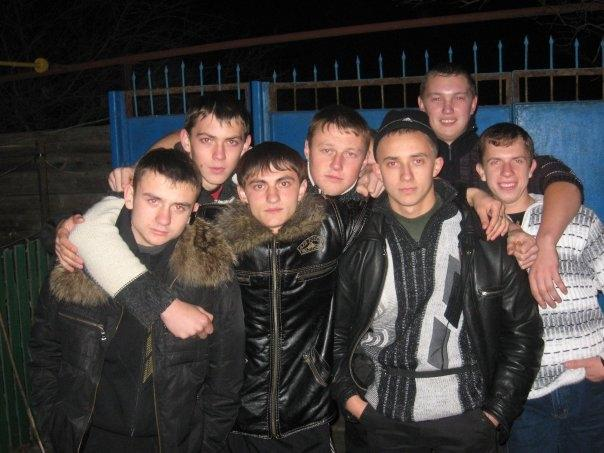
#> input picture guys.jpg, 604 x 453 px
$ python skin_detection.py   (older library calls are emulated)
#> lines starting #> are read from the running program, lines starting #| are printed output that depends on the picture; after the words box and inside, x2 and y2 are one past the last pixel; in counts of white or black regions, pixels touching at a corner belong together
#> further down, image is the input picture: shape (453, 604, 3); mean R, G, B 68.4, 62.1, 60.4
import numpy as np
import PIL.Image as Image
import cv2
import matplotlib.pyplot as plt

def skin_detection(slika):
    binary = np.zeros((slika.shape[0], slika.shape[1]))
    binary = binary.astype(np.bool)
    R = slika[:,:,0]
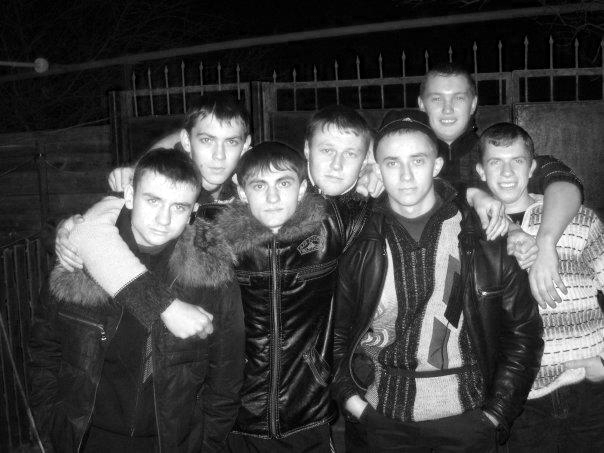
#> R: shape (453, 604); min 0, max 255, mean 68.4
    G = slika[:,:,1]
    B = slika[:,:,2]
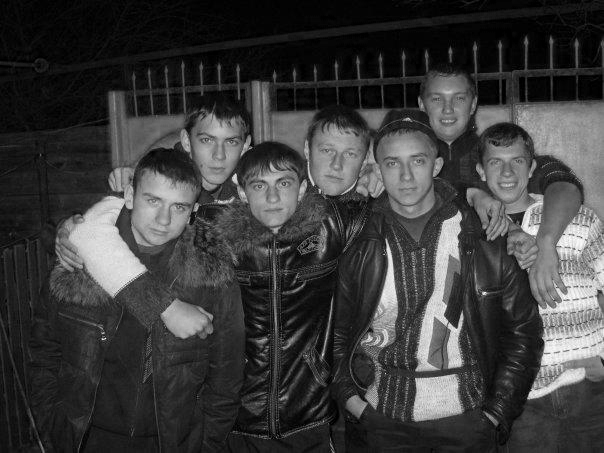
#> B: shape (453, 604); min 0, max 255, mean 60.4
    r = np.divide(R, (R+B+G))
    g = np.divide(G, (R+B+G))
    b = np.divide(B, (R+B+G))
    tmp0 = np.divide(r, g)
    tmp1 = np.divide((r*b), ((r+b+g) ** 2))
    tmp2 = np.divide((r*g), ((r+b+g) ** 2))
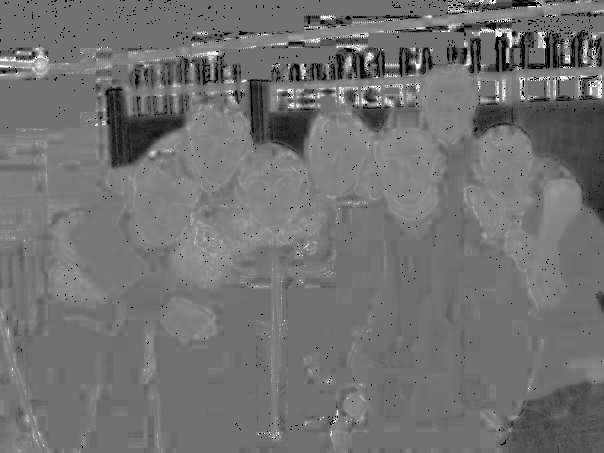
#> tmp2: shape (453, 604) float64; 0.35% of the values are NaN or infinite; the others: min 0, max 0.25, mean 0.112; drawn with min black, max white, NaN and infinite black
    index0 = tmp0[:,:] > 1.185
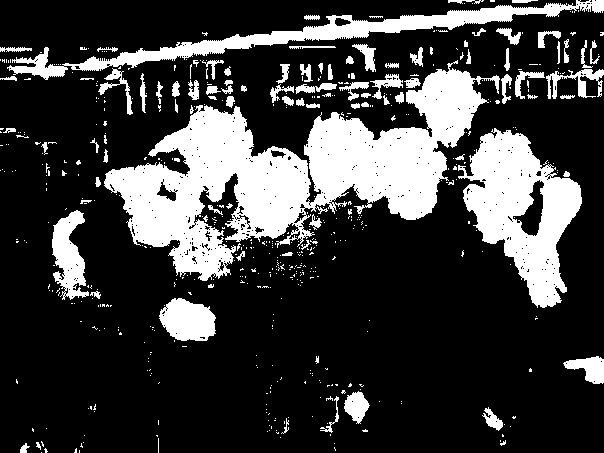
#> index0: shape (453, 604) bool; 23.6% white; 553 white regions (459 under 20 px), largest, box (x1, y1, x2, y2) and area: (104, 60, 500, 281) 32536, (458, 128, 582, 308) 11018, (7, 0, 604, 80) 7265
    index1 = tmp1[:,:] > 0.107
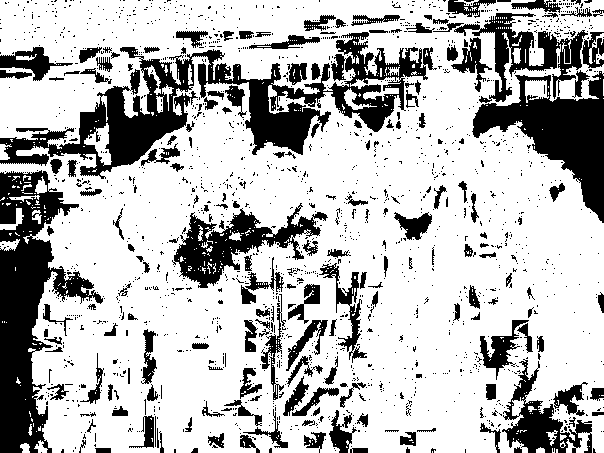
#> index1: shape (453, 604) bool; 72.6% white; 1723 black regions (1532 under 20 px), largest, box (x1, y1, x2, y2) and area: (0, 32, 437, 179) 16954, (0, 170, 103, 453) 12039, (472, 71, 604, 223) 7798
    index2 = tmp2[:,:] > 0.112
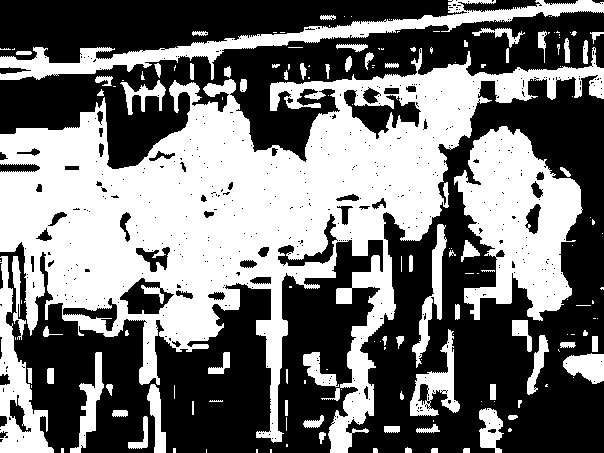
#> index2: shape (453, 604) bool; 45.5% white; 162 white regions (88 under 20 px), largest, box (x1, y1, x2, y2) and area: (0, 47, 604, 453) 84336, (454, 126, 583, 321) 14347, (0, 0, 604, 80) 8133
    index = np.logical_and(index0, index1)
#> index: shape (453, 604) bool; 19.8% white; 857 white regions (758 under 20 px), largest, box (x1, y1, x2, y2) and area: (104, 60, 485, 248) 27613, (458, 128, 582, 308) 10569, (110, 5, 559, 68) 4043
    final = np.logical_and(index, index2)
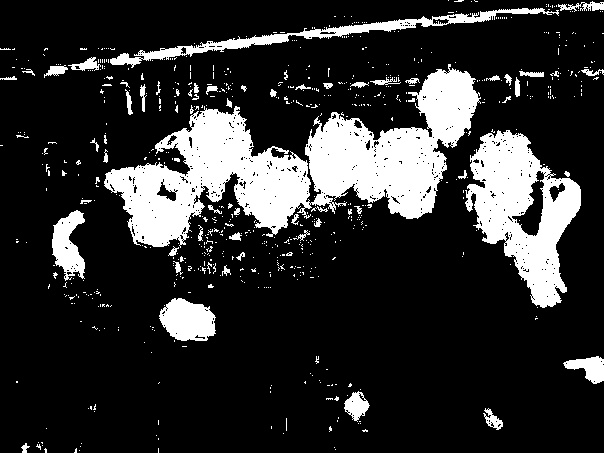
#> final: shape (453, 604) bool; 18.3% white; 683 white regions (624 under 20 px), largest, box (x1, y1, x2, y2) and area: (104, 64, 481, 248) 27354, (465, 130, 581, 308) 10306, (110, 8, 559, 68) 3280
    binary[final] = True
    return binary.astype(np.uint8)


if __name__ == '__main__':
    image = plt.imread("guys.jpg")
    plt.imshow(image)
    plt.show()
    tmp = skin_detection(image)
    plt.imshow(tmp)
    plt.show()
